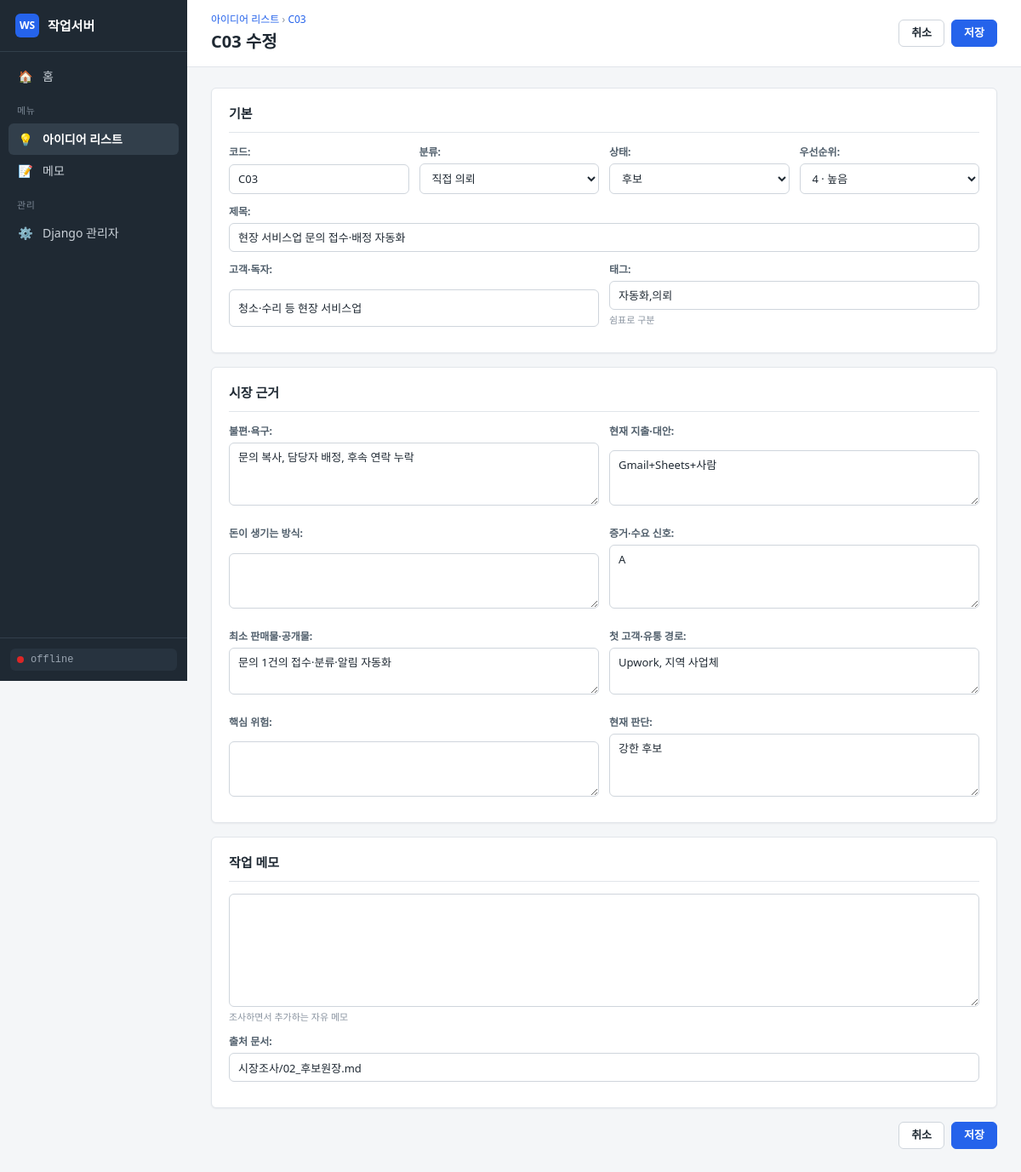
The app's page /ideas/3/edit/ with its own data.
### apps/ideas/models.py (models this page shows, shortened)
class Idea(models.Model):
    class Category(models.TextChoices):
        REQUEST = "request", "직접 의뢰"
        MARKET = "market", "마켓 상품"
        PRODUCT = "product", "독립 상품·도구"
        CONTENT = "content", "플랫폼 글"
        SOCIAL = "social", "소셜 콘텐츠"
        SEARCH = "search", "검색·제휴"
        DATA = "data", "데이터"
        ASSET = "asset", "스톡·에셋"
        OTHER = "other", "기타"
    class Status(models.TextChoices):
        CANDIDATE = "candidate", "후보"
        REVIEW = "review", "검토중"
        EXPERIMENT = "experiment", "초기 실험군"
        ACTIVE = "active", "진행중"
        RESERVE = "reserve", "예비축"
        HOLD = "hold", "보류"
        DROPPED = "dropped", "폐기"
    PRIORITY_CHOICES = [(5, "5 · 최우선"), (4, "4 · 높음"), (3, "3 · 보통"), (2, "2 · 낮음"), (1, "1 · 참고")]
    code = models.CharField("코드", max_length=10, unique=True, help_text="예: C01")
    title = models.CharField("제목", max_length=200)
    category = models.CharField("분류", max_length=20, choices=Category.choices, default=Category.OTHER)
    status = models.CharField("상태", max_length=20, choices=Status.choices, default=Status.CANDIDATE)
    priority = models.PositiveSmallIntegerField("우선순위", choices=PRIORITY_CHOICES, default=3)
    customer = models.CharField("고객·독자", max_length=200, blank=True)
    pain = models.TextField("불편·욕구", blank=True)
    current_alternative = models.TextField("현재 지출·대안", blank=True)
    money_flow = models.TextField("돈이 생기는 방식", blank=True)
    evidence = models.TextField("증거·수요 신호", blank=True)
    min_product = models.TextField("최소 판매물·공개물", blank=True)
    channel = models.TextField("첫 고객·유통 경로", blank=True)
    risk = models.TextField("핵심 위험", blank=True)
    judgement = models.TextField("현재 판단", blank=True)
    notes = models.TextField("작업 메모", blank=True, help_text="조사하면서 추가하는 자유 메모")
    source_doc = models.CharField("출처 문서", max_length=200, blank=True)
    tags = models.CharField("태그", max_length=200, blank=True, help_text="쉼표로 구분")
    created_at = models.DateTimeField("생성", auto_now_add=True)
    updated_at = models.DateTimeField("수정", auto_now=True)
    class Meta:
        ordering = ["code"]
        verbose_name = "아이디어"
        verbose_name_plural = "아이디어"
    def get_absolute_url(self) -> str:
        return reverse("ideas:detail", args=[self.pk])

### apps/ideas/views.py (the view)
# urls.py: path("<int:pk>/edit/", views.idea_edit, name="edit"),
def idea_edit(request, pk):
    idea = get_object_or_404(Idea, pk=pk)
    form = IdeaForm(request.POST or None, instance=idea)
    if request.method == "POST" and form.is_valid():
        form.save()
        messages.success(request, f"{idea.code} 아이디어를 저장했습니다.")
        return redirect(idea)
    return render(
        request, "ideas/form.html", {"page_title": f"{idea.code} 수정", "form": form, "idea": idea}
    )

### apps/core/context_processors.py (called while the page is built)
def navigation(request):
    match = getattr(request, "resolver_match", None)
    active = match.app_name if match else ""
    return {"MENUS": get_menus(), "ACTIVE_MENU": active or "home"}

### apps/core/menus.py (called while the page is built)
def get_menus() -> list[Menu]:
    return MENUS

    @property
    def url(self) -> str:
        return reverse(self.url_name)

### templates/ideas/form.html (shortened to what this page needs)
{% extends "base.html" %}
{% block breadcrumb %}<div class="crumb"><a href="{% url 'ideas:list' %}">아이디어 리스트</a>{% if idea %} › <a href="{{ idea.get_absolute_url }}">{{ idea.code }}</a>{% endif %}</div>{% endblock %}
{% block actions %}
<a class="btn" href="{% if idea %}{{ idea.get_absolute_url }}{% else %}{% url 'ideas:list' %}{% endif %}">취소</a>
<button class="btn btn--primary" type="submit" form="idea-form">저장</button>
{% endblock %}
{% block content %}
<form id="idea-form" method="post" class="form">
  <div class="card">
    <div class="card__head"><h2>기본</h2></div>
    <div class="form__row form__row--4">
      <div class="field">{{ form.code.label_tag }}{{ form.code }}{{ form.code.errors }}</div>
      <div class="field">{{ form.category.label_tag }}{{ form.category }}{{ form.category.errors }}</div>
      <div class="field">{{ form.status.label_tag }}{{ form.status }}{{ form.status.errors }}</div>
      <div class="field">{{ form.priority.label_tag }}{{ form.priority }}{{ form.priority.errors }}</div>
    </div>
    <div class="field">{{ form.title.label_tag }}{{ form.title }}{{ form.title.errors }}</div>
    <div class="form__row form__row--2">
      <div class="field">{{ form.customer.label_tag }}{{ form.customer }}{{ form.customer.errors }}</div>
      <div class="field">{{ form.tags.label_tag }}{{ form.tags }}<div class="help">{{ form.tags.help_text }}</div>{{ form.tags.errors }}</div>
    </div>
  </div>
  <div class="card">
    <div class="card__head"><h2>시장 근거</h2></div>
    <div class="form__row form__row--2">
      <div class="field">{{ form.pain.label_tag }}{{ form.pain }}{{ form.pain.errors }}</div>
      <div class="field">{{ form.current_alternative.label_tag }}{{ form.current_alternative }}{{ form.current_alternative.errors }}</div>
      <div class="field">{{ form.money_flow.label_tag }}{{ form.money_flow }}{{ form.money_flow.errors }}</div>
      <div class="field">{{ form.evidence.label_tag }}{{ form.evidence }}{{ form.evidence.errors }}</div>
      <div class="field">{{ form.min_product.label_tag }}{{ form.min_product }}{{ form.min_product.errors }}</div>
      <div class="field">{{ form.channel.label_tag }}{{ form.channel }}{{ form.channel.errors }}</div>
      <div class="field">{{ form.risk.label_tag }}{{ form.risk }}{{ form.risk.errors }}</div>
      <div class="field">{{ form.judgement.label_tag }}{{ form.judgement }}{{ form.judgement.errors }}</div>
    </div>
  </div>
  <div class="card">
    <div class="card__head"><h2>작업 메모</h2></div>
    <div class="field">{{ form.notes }}<div class="help">{{ form.notes.help_text }}</div>{{ form.notes.errors }}</div>
    <div class="field">{{ form.source_doc.label_tag }}{{ form.source_doc }}{{ form.source_doc.errors }}</div>
  </div>
  <div class="form__footer">
    <a class="btn" href="{% if idea %}{{ idea.get_absolute_url }}{% else %}{% url 'ideas:list' %}{% endif %}">취소</a>
    <button class="btn btn--primary" type="submit">저장</button>
  </div>
</form>
{% endblock %}

### static/css/app.css (style rules this page uses)
:root { --bg: #f4f6f8; --surface: #ffffff; --line: #e1e5ea; --line-strong: #cfd5dc; --text: #1f2933; --text-2: #52606d; --muted: #8a94a0; --accent: #2563eb; --accent-weak: #e8efff; --green: #059669; --amber: #d97706; --red: #dc2626; --violet: #7c3aed; --sidebar: #1f2933; --sidebar-text: #cbd2d9; --sidebar-active: #323f4b; --radius: 6px; --shadow: 0 1px 2px rgba(16, 24, 40, 0.05); --font: "Pretendard", "Malgun Gothic", "Apple SD Gothic Neo", "Segoe UI", system-ui, sans-serif; --mono: "Cascadia Code", "D2Coding", Consolas, "Courier New", monospace; }
* { box-sizing: border-box; }
html, body { margin: 0; padding: 0; }
body { font: 14px/1.5 var(--font); color: var(--text); background: var(--bg); }
a { color: var(--accent); text-decoration: none; }
h1, h2, h3 { margin: 0; font-weight: 600; }
h2 { font-size: 15px; }
.crumb { font-size: 12px; color: var(--muted); margin-bottom: 2px; }
.card { background: var(--surface); border: 1px solid var(--line); border-radius: var(--radius); box-shadow: var(--shadow); padding: 18px 20px; }
.card__head { display: flex; align-items: center; justify-content: space-between; gap: 12px; margin-bottom: 14px; padding-bottom: 10px; border-bottom: 1px solid var(--line); }
.btn { display: inline-flex; align-items: center; gap: 6px; padding: 7px 14px; font: 600 13px var(--font); color: var(--text); background: var(--surface); border: 1px solid var(--line-strong); border-radius: var(--radius); cursor: pointer; line-height: 1.2; }
.btn--primary { background: var(--accent); border-color: var(--accent); color: #fff; }
.input, .select, textarea.input { width: 100%; padding: 7px 10px; font: 13px var(--font); color: var(--text); background: var(--surface); border: 1px solid var(--line-strong); border-radius: var(--radius); }
textarea.input { resize: vertical; line-height: 1.5; }
.form { display: grid; gap: 16px; }
.form__row { display: grid; gap: 12px; }
.form__row--2 { grid-template-columns: 1fr 1fr; }
.form__row--4 { grid-template-columns: repeat(4, 1fr); }
.field { display: grid; gap: 4px; margin-bottom: 12px; }
.field label { font-size: 12px; font-weight: 600; color: var(--text-2); }
.help { font-size: 11px; color: var(--muted); }
.form__footer { display: flex; justify-content: flex-end; gap: 8px; }

### records on screen
Idea: code "C03", category "직접 의뢰", status "후보", priority "4 · 높음", title "현장 서비스업 문의 접수·배정 자동화", customer "청소·수리 등 현장 서비스업", tags "자동화,의뢰", pain "문의 복사, 담당자 배정, 후속 연락 누락", current_alternative "Gmail+Sheets+사람", evidence "A", min_product "문의 1건의 접수·분류·알림 자동화", channel "Upwork, 지역 사업체", judgement "강한 후보", source_doc "시장조사/02_후보원장.md"

### other values on screen
{{ m.icon }} "💡" "📝"
{{ m.title }} "아이디어 리스트" "메모"
{{ page_title }} "C03 수정"
